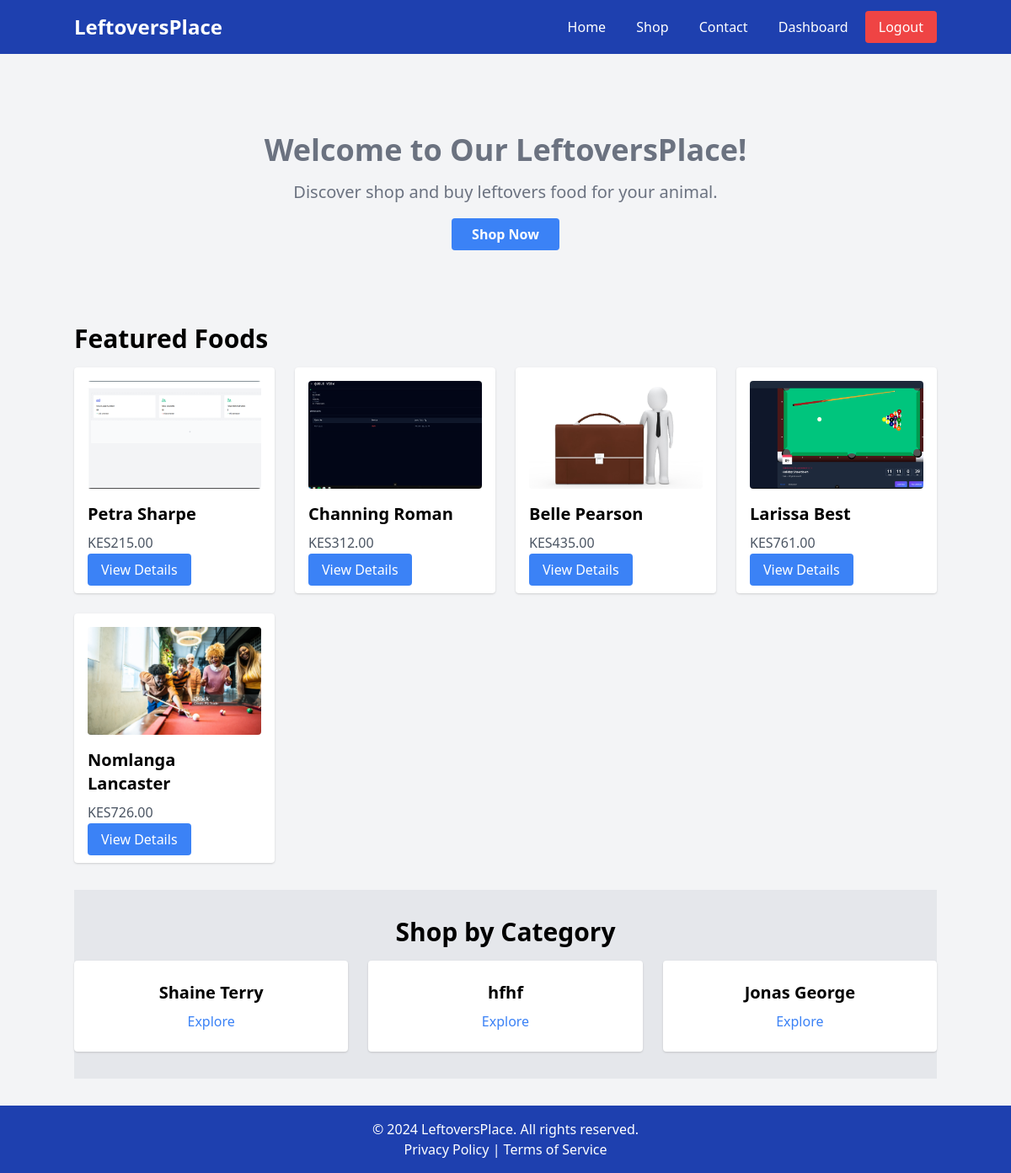
Page / (signed in) on the committed database.
### shop/models.py (models this page shows, shortened)
class Product(models.Model):
    shop = models.ForeignKey('Shop', on_delete=models.CASCADE)
    name = models.CharField(max_length=255)
    description = models.TextField()
    category = models.ForeignKey('category', on_delete=models.CASCADE)
    price = models.DecimalField(max_digits=10, decimal_places=2)
    image = models.ImageField(upload_to='products/', blank=True, null=True)

class Category(models.Model):
    name = models.CharField(max_length=200)

### shop/views.py (the view)
# urls.py: path('', views.home, name='home'),
def home(request):
    products = Product.objects.all()
    categories = Category.objects.all()
    return render(request, 'index.html', {'products': products,'categories':categories})

### shop/templates/index.html (shortened to what this page needs)
{% extends "layouts/base.html" %}
{% block content %}
<section class=" text-white h-64 flex items-center justify-center w-full text-center">
    <div>
        <h1 class="text-4xl font-bold text-gray-500 mb-4">Welcome to Our LeftoversPlace!</h1>
        <p class="text-xl text-gray-500 mb-6">Discover shop and buy leftovers food for your animal.</p>
        <a href="{% url 'product_list' %}" class="bg-blue-500 text-white px-6 py-2 rounded font-semibold">Shop Now</a>
    </div>
</section>
 <section class="container mx-auto py-8">
    <h2 class="text-3xl font-semibold mb-4">Featured Foods</h2>
    <div class="grid grid-cols-1 md:grid-cols-2 lg:grid-cols-4 gap-6">
        {% for product in products %}
            <div class="bg-white p-4 rounded shadow">
                {% if product.image %}
                    <img src="{{ product.image.url }}" alt="{{ product.name }}" class="w-full h-32 object-cover mb-4 rounded">
                {% else %}
                    <div class="w-full h-32 bg-gray-200 mb-4 rounded"></div>
                {% endif %}
                <h3 class="text-xl font-semibold mb-2">{{ product.name }}</h3>
                <p class="text-gray-600 mb-2">KES{{ product.price }}</p>
                <a href="{% url 'product_detail' product.id %}" class="bg-blue-500 text-white px-4 py-2 rounded hover:bg-blue-600">View Details</a>
            </div>
        {% empty %}
            <p class="text-gray-500">No products available.</p>
        {% endfor %}
    </div>
</section>
<section class="bg-gray-200 py-8">
    <div class="container mx-auto">
        <h2 class="text-3xl font-semibold mb-4 text-center">Shop by Category</h2>
        <div class="grid grid-cols-1 md:grid-cols-3 gap-6">
            {% for category in categories %}
            <div class="bg-white p-6 rounded shadow text-center">
                <h3 class="text-xl font-semibold mb-2">{{category.name}}</h3>
                <a href="#" class="text-blue-500 hover:underline">Explore</a>
            </div>
           {% endfor %}
        </div>
    </div>
</section>
{% endblock %}

### shop/templates/layouts/base.html (style rules this page uses)
html, body { height: 100%; }

### rows in the picture
Product: image (picture), name "Petra Sharpe", price "215.00"
Product: image (picture), name "Channing Roman", price "312.00"
Product: image (picture), name "Belle Pearson", price "435.00"
Product: image (picture), name "Larissa Best", price "761.00"
Product: image (picture), name "Nomlanga Lancaster", price "726.00"
Category: name "Shaine Terry"
Category: name "hfhf"
Category: name "Jonas George"
